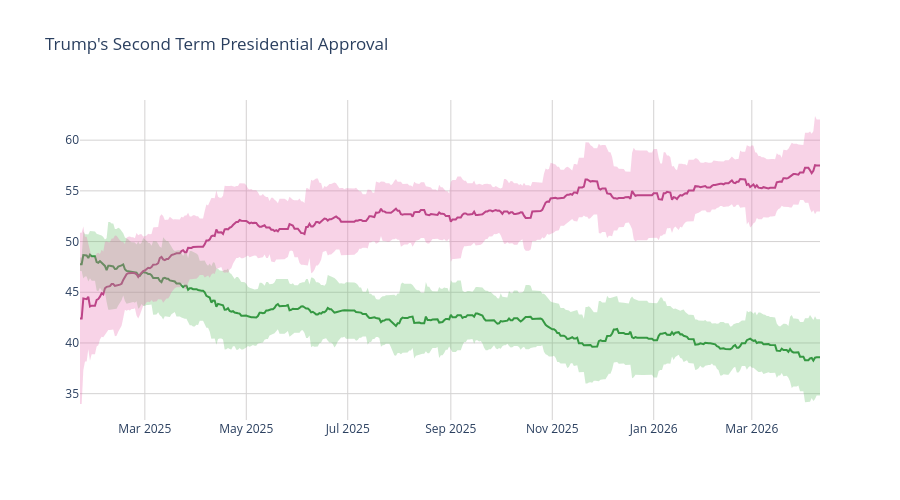

Source (notebook cell):
### Code cell
disappr_ci_hex = "#e86eaf"
appr_ci_hex = "#60be65"
disappr_ci_rgba = "rgba(232, 110, 175, 0.3)"
appr_ci_rgba = "rgba(96, 190, 101, 0.3)"
grid_col = "#d4d2d2"


# Approve
fig = go.Figure(go.Scatter(
    x=pres['end_date'],
    y=pres['approve'],
    hovertemplate="%{y:.2f}%",
    name="<b>Approve</b>",
    line=dict(color="#228833"),
    showlegend=False
))

# Disapprove
fig.add_trace(go.Scatter(
    x=pres['end_date'],
    y=pres['disapprove'],
    hovertemplate="%{y:.2f}%",
    name="<b>Disapprove</b>",
    line=dict(color="#aa3377"),
    showlegend=False
    )
)

# Approve CI
fig.add_traces([

    # Upper bound
    go.Scatter(
        x=pres['end_date'],
        y=pres['approve_upper_ci'],
        marker=dict(color=appr_ci_hex),
        line=dict(width=0),
        mode='lines',
        showlegend=False,
        hoverinfo="skip"
    ),

    # Lower bound
    go.Scatter(
        x=pres['end_date'],
        y=pres['approve_lower_ci'],
        marker=dict(color=appr_ci_hex),
        line=dict(width=0),
        mode='lines',
        fillcolor=appr_ci_rgba,
        fill="tonexty",
        showlegend=False,
        hoverinfo="skip"
    )
])

# Disapprove CI
fig.add_traces([

    # Upper bound
    go.Scatter(
        x=pres['end_date'],
        y=pres['disapprove_upper_ci'],
        marker=dict(color=disappr_ci_hex),
        line=dict(width=0),
        mode='lines',
        showlegend=False,
        hoverinfo="skip"
    ),

    # Lower bound
    go.Scatter(
        x=pres['end_date'],
        y=pres['disapprove_lower_ci'],
        marker=dict(color=disappr_ci_hex),
        line=dict(width=0),
        mode='lines',
        fillcolor=disappr_ci_rgba,
        fill="tonexty",
        showlegend=False,
        hoverinfo="skip"
    )
])

fig.update_layout(
    title=dict(text="Trump's Second Term Presidential Approval"),
    hovermode="x"
)

fig.update_xaxes(gridcolor=grid_col)
fig.update_yaxes(gridcolor=grid_col)

fig.update_layout(hovermode="x", hoverlabel_align="right", plot_bgcolor="rgba(0, 0, 0, 0)", height=500)
fig.show()

### Figure 1 — Plotly figure (JSON) as saved in the notebook; plotly's stock layout.template omitted (floating-point values rounded to 4 significant figures; data arrays with more than 128 entries replaced by an {"elided": "..."} marker saying what was removed)
{"data": [{"hovertemplate": "%{y:.2f}%", "line": {"color": "#228833"}, "name": "<b>Approve</b>", "showlegend": false, "type": "scatter", "x": {"elided": "446 str values"}, "y": {"elided": "446 float values"}}, {"hovertemplate": "%{y:.2f}%", "line": {"color": "#aa3377"}, "name": "<b>Disapprove</b>", "showlegend": false, "type": "scatter", "x": {"elided": "446 str values"}, "y": {"elided": "446 float values"}}, {"hoverinfo": "skip", "line": {"width": 0}, "marker": {"color": "#60be65"}, "mode": "lines", "showlegend": false, "type": "scatter", "x": {"elided": "446 str values"}, "y": {"elided": "446 float values"}}, {"fill": "tonexty", "fillcolor": "rgba(96, 190, 101, 0.3)", "hoverinfo": "skip", "line": {"width": 0}, "marker": {"color": "#60be65"}, "mode": "lines", "showlegend": false, "type": "scatter", "x": {"elided": "446 str values"}, "y": {"elided": "446 float values"}}, {"hoverinfo": "skip", "line": {"width": 0}, "marker": {"color": "#e86eaf"}, "mode": "lines", "showlegend": false, "type": "scatter", "x": {"elided": "446 str values"}, "y": {"elided": "446 float values"}}, {"fill": "tonexty", "fillcolor": "rgba(232, 110, 175, 0.3)", "hoverinfo": "skip", "line": {"width": 0}, "marker": {"color": "#e86eaf"}, "mode": "lines", "showlegend": false, "type": "scatter", "x": {"elided": "446 str values"}, "y": {"elided": "446 float values"}}], "layout": {"height": 500, "hoverlabel": {"align": "right"}, "hovermode": "x", "plot_bgcolor": "rgba(0, 0, 0, 0)", "title": {"text": "Trump's Second Term Presidential Approval"}, "xaxis": {"gridcolor": "#d4d2d2"}, "yaxis": {"gridcolor": "#d4d2d2"}}}
